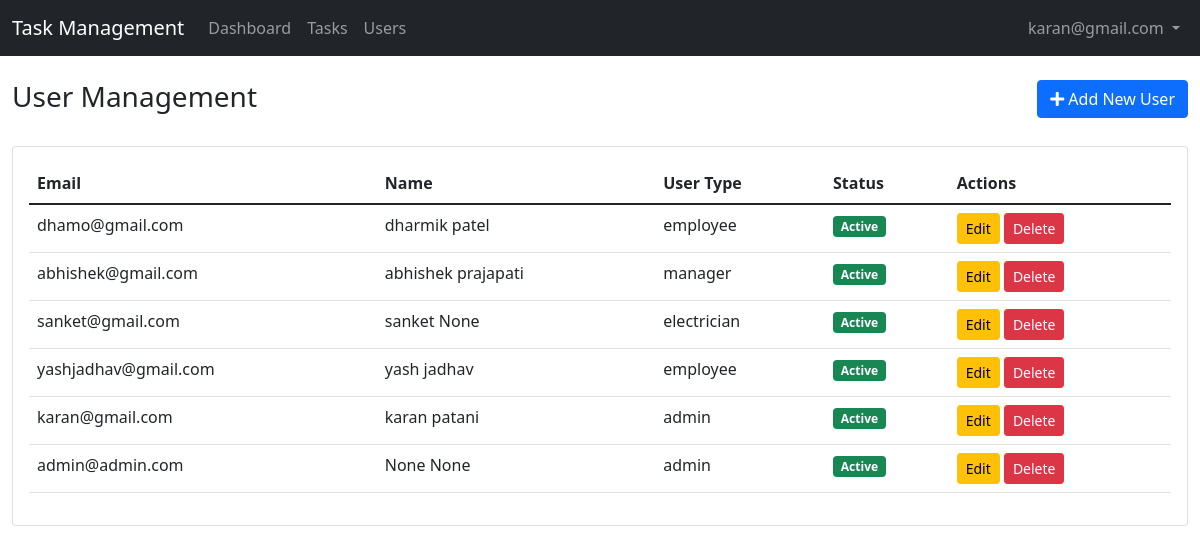
The app's page /users/ (signed in) with its own data.
### account/models.py (models this page shows, shortened)
class CustomUser(AbstractBaseUser, PermissionsMixin):
    email = models.EmailField(unique=True)
    first_name = models.CharField(max_length=30, blank=True, null=True)
    last_name = models.CharField(max_length=30, blank=True, null=True)
    username = models.CharField(max_length=30, blank=True, null=True)
    password = models.CharField(max_length=128, blank=True, null=True)
    user_type = models.ForeignKey(
        UserType, on_delete=models.CASCADE, null=True,blank=True, related_name="custom_user_type"
    )
    is_active = models.BooleanField(default=True)
    is_staff = models.BooleanField(default=False)
    is_deleted = models.BooleanField(default=False)
    created_at = models.DateTimeField(auto_now_add=True)
    updated_at = models.DateTimeField(auto_now=True)
    is_password_created = models.BooleanField(default=False)
    forget_password_secret = models.CharField(max_length = 128 ,blank=True, null=True)
    forget_password_secret_expire_time = models.DateTimeField(null= True,blank=True)
    objects = CustomUserManager()
    REQUIRED_FIELDS = []
    USERNAME_FIELD = "email"

class UserType(models.Model):
    name = models.CharField(max_length=50, unique=True)
    can_create_user=models.BooleanField(default=False)
    can_assign_task=models.BooleanField(default=False)
    is_empolyee=models.BooleanField(default=False)
    is_electrician=models.BooleanField(default=False)
    class Meta:
        permissions = [
            ("can_assign_task", "Can assign tasks to users"),
        ]

### account/views.py (the view)
# urls.py: path('users/', views.user_management, name='user_management'),
@login_required
@user_passes_test(can_manage_users)
def user_management(request):
    user_type_id = request.GET.get('user_type')
    status = request.GET.get('status')
    search = request.GET.get('search', '').strip()
    users = CustomUser.objects.filter(is_deleted=False).select_related('user_type')
    if user_type_id:
        users = users.filter(user_type_id=user_type_id)
    if status:
        is_active = status == 'active'
        users = users.filter(is_active=is_active)
    if search:
        users = users.filter(
            Q(email__icontains=search) |
            Q(first_name__icontains=search) |
            Q(last_name__icontains=search)
        )
    paginator = Paginator(users.order_by('-created_at'), 10)
    page = request.GET.get('page', 1)
    users_page = paginator.get_page(page)
    context = {
        'users': users_page,
        'user_types': UserType.objects.all(),
        'selected_type': user_type_id,
        'status': status,
        'search': search,
    }
    return render(request, 'account/user_management.html', context)

### account/views.py (called while the page is built)
def can_manage_users(user):
    return user.is_authenticated and (user.is_superuser or (user.user_type and user.user_type.can_create_user))

### account/templates/account/user_management.html (shortened to what this page needs)
{% extends 'base.html' %}
{% block content %}
<div class="container-fluid">
    <div class="row mb-4">
        <div class="col-md-8">
            <h3>User Management</h3>
        </div>
        <div class="col-md-4 text-end">
            {% if request.user.user_type.can_create_user %}
            <button type="button" class="btn btn-primary" data-bs-toggle="modal" data-bs-target="#createUserModal">
                <i class="fas fa-plus"></i> Add New User
            </button>
            {% endif %}
        </div>
    </div>
    <div class="card">
        <div class="card-body">
            <div class="table-responsive">
                <table class="table">
                    <thead>
                        <tr>
                            <th>Email</th>
                            <th>Name</th>
                            <th>User Type</th>
                            <th>Status</th>
                            <th>Actions</th>
                        </tr>
                    </thead>
                    <tbody>
                        {% for user in users %}
                            <tr>
                                <td>{{ user.email }}</td>
                                <td>{{ user.first_name }} {{ user.last_name }}</td>
                                <td>{{ user.user_type.name }}</td>
                                <td>
                                    {% if user.is_active %}
                                        <span class="badge bg-success">Active</span>
                                    {% else %}
                                        <span class="badge bg-danger">Inactive</span>
                                    {% endif %}
                                </td>
                                <td>
                                    <button type="button" class="btn btn-sm btn-warning"
                                            onclick="editUser('{{ user.id }}', '{{ user.email }}', '{{ user.first_name }}', '{{ user.last_name }}', '{{ user.user_type.id }}', {{ user.is_active|lower }})">
                                        Edit
                                    </button>
                                    <button type="button" class="btn btn-sm btn-danger"
                                            onclick="confirmDelete('{{ user.id }}')">
                                        Delete
                                    </button>
                                </td>
                            </tr>
                        {% empty %}
                            <tr>
                                <td colspan="5" class="text-center">No users found</td>
                            </tr>
                        {% endfor %}
                    </tbody>
                </table>
            </div>
        </div>
    </div>
</div>
{% endblock %}

### account/templates/base.html (shortened to what this page needs)
{% load static %}
<!DOCTYPE html>
<html lang="en">
<head>
    <link href="https://cdn.jsdelivr.net/npm/bootstrap@5.1.3/dist/css/bootstrap.min.css" rel="stylesheet">
    <link href="https://cdnjs.cloudflare.com/ajax/libs/font-awesome/5.15.4/css/all.min.css" rel="stylesheet">
</head>
<body>
    <nav class="navbar navbar-expand-lg navbar-dark bg-dark">
        <div class="container-fluid">
            <a class="navbar-brand" href="{% url 'index' %}">Task Management</a>
            <div class="collapse navbar-collapse" id="navbarNav">
                <ul class="navbar-nav me-auto">
                    {% if request.user.is_authenticated %}
                        <li class="nav-item">
                            <a class="nav-link" href="{% url 'dashboard' %}">Dashboard</a>
                        </li>
                        <li class="nav-item">
                            <a class="nav-link" href="{% url 'task_list' %}">Tasks</a>
                        </li>
                        {% if user.user_type.can_create_user %}
                        <li class="nav-item">
                            <a class="nav-link" href="{% url 'user_management' %}">Users</a>
                        </li>
                        {% endif %}
                    {% endif %}
                </ul>
                <ul class="navbar-nav">
                    {% if user.is_authenticated %}
                        <li class="nav-item dropdown">
                            <a class="nav-link dropdown-toggle" href="#" id="navbarDropdown" role="button"
                               data-bs-toggle="dropdown">
                                {{ user.email }}
                            </a>
                        </li>
                    {% else %}
                        <li class="nav-item">
                            <a class="nav-link" href="{% url 'login' %}">Login</a>
                        </li>
                    {% endif %}
                </ul>
            </div>
        </div>
    </nav>
    <main class="py-4">
        {% block content %}{% endblock %}
    </main>
</body>
</html>

### records on screen
CustomUser: email "karan@gmail.com", first_name "karan", last_name "patani", user_type.name "admin", is_active "Active"
CustomUser: email "dhamo@gmail.com", first_name "dharmik", last_name "patel", user_type.name "employee", is_active "Active"
CustomUser: email "abhishek@gmail.com", first_name "abhishek", last_name "prajapati", user_type.name "manager", is_active "Active"
CustomUser: email "sanket@gmail.com", first_name "sanket", last_name "None", user_type.name "electrician", is_active "Active"
CustomUser: email "yashjadhav@gmail.com", first_name "yash", last_name "jadhav", user_type.name "employee", is_active "Active"
CustomUser: email "admin@admin.com", first_name "None", last_name "None", user_type.name "admin", is_active "Active"
